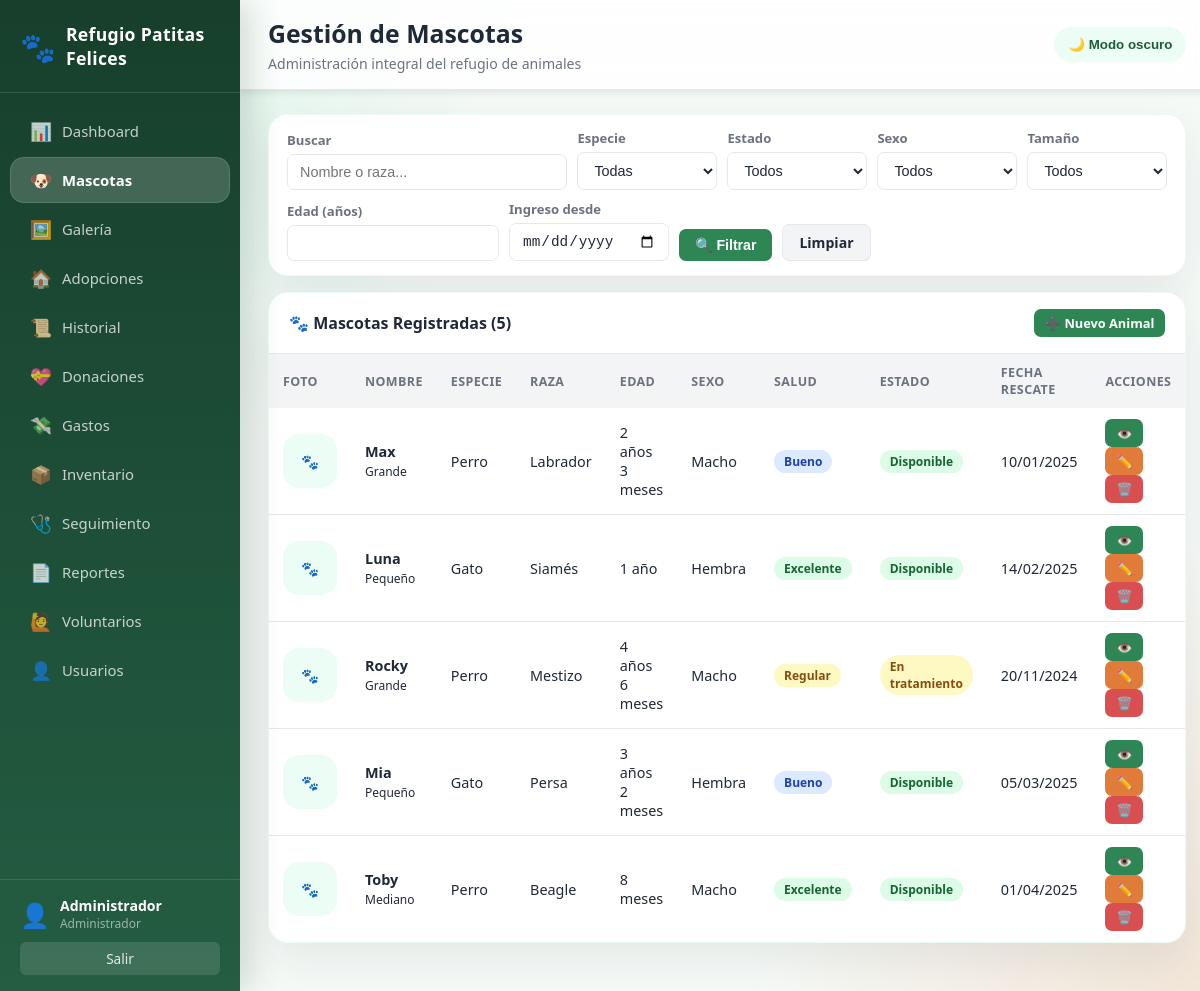
Screenshot of /pages/animales.php (signed in) with the database file from the repository.
### tables this page shows
CREATE TABLE animales (
    id INT AUTO_INCREMENT PRIMARY KEY,
    nombre VARCHAR(100) NOT NULL,
    especie ENUM('perro','gato','ave','conejo','otro') NOT NULL,
    raza VARCHAR(100),
    edad_años TINYINT UNSIGNED DEFAULT 0,
    edad_meses TINYINT UNSIGNED DEFAULT 0,
    tamanio ENUM('pequeño','mediano','grande','gigante') DEFAULT 'mediano',
    sexo ENUM('macho','hembra') NOT NULL,
    peso DECIMAL(5,2),
    color VARCHAR(80),
    estado_salud ENUM('excelente','bueno','regular','critico') NOT NULL DEFAULT 'bueno',
    vacunacion_estado ENUM('completa','parcial','pendiente','desconocida') DEFAULT 'pendiente',
    esterilizacion_estado ENUM('esterilizado','no_esterilizado','pendiente','desconocido') DEFAULT 'pendiente',
    fecha_rescate DATE NOT NULL,
    fecha_ingreso DATE DEFAULT NULL,
    lugar_rescate VARCHAR(200),
    estado ENUM('disponible','adoptado','en_tratamiento','reservado') DEFAULT 'disponible',
    foto VARCHAR(255) DEFAULT NULL,
    personalidad TEXT,
    historia_rescate TEXT,
    observaciones TEXT,
    observaciones_adicionales TEXT,
    creado_en TIMESTAMP DEFAULT CURRENT_TIMESTAMP
);

### includes/config.php (called while the page is built, shortened)
<?php
function e($str) {
    return htmlspecialchars((string)($str ?? ''), ENT_QUOTES, 'UTF-8');
}
function edadAnimal($animal) {
    $anios = (int)($animal['edad_años'] ?? 0);
    $meses = (int)($animal['edad_meses'] ?? 0);
    $partes = [];
    if ($anios > 0) {
        $partes[] = $anios . ' año' . ($anios === 1 ? '' : 's');
    }
    if ($meses > 0) {
        $partes[] = $meses . ' mes' . ($meses === 1 ? '' : 'es');
    }
    return $partes ? implode(' ', $partes) : 'Sin edad';
}

### pages/animales.php (the view, shortened to what this page needs)
<?php
require_once '../includes/config.php';
$pdo = conectar();
$accion = $_GET['accion'] ?? 'listar';
$animal = [];
$fotos = [];
include '../includes/header.php';
if ($accion === 'ver' && $animal):
?>
<div class="pet-detail">
    <div class="pet-detail-photo">
        <?php if (!empty($animal['foto'])): ?>
        <img src="<?= e(publicPath($animal['foto'])) ?>" alt="<?= e($animal['nombre']) ?>">
        <?php else: ?>
        <div class="pet-placeholder">🐾</div>
        <?php endif; ?>
    </div>
    <div class="pet-detail-info">
        <span class="badge badge-verde"><?= ucfirst(str_replace('_',' ', e($animal['estado']))) ?></span>
        <h2><?= e($animal['nombre']) ?></h2>
        <p><?= ucfirst(e($animal['especie'])) ?> · <?= e($animal['raza'] ?: 'Sin raza') ?> · <?= edadAnimal($animal) ?></p>
        <div class="detail-grid">
            <div><strong>Sexo:</strong> <?= ucfirst(e($animal['sexo'])) ?></div>
            <div><strong>Tamaño:</strong> <?= ucfirst(e($animal['tamanio'] ?? 'mediano')) ?></div>
            <div><strong>Peso:</strong> <?= e($animal['peso']) ?> kg</div>
            <div><strong>Color:</strong> <?= e($animal['color']) ?></div>
            <div><strong>Salud:</strong> <?= ucfirst(e($animal['estado_salud'])) ?></div>
            <div><strong>Vacunas:</strong> <?= ucfirst(e($animal['vacunacion_estado'] ?? 'pendiente')) ?></div>
            <div><strong>Esterilización:</strong> <?= ucfirst(str_replace('_',' ', e($animal['esterilizacion_estado'] ?? 'pendiente'))) ?></div>
            <div><strong>Ingreso:</strong> <?= fechaLatina($animal['fecha_ingreso'] ?? $animal['fecha_rescate']) ?></div>
        </div>
        <h3>Personalidad</h3>
        <p><?= nl2br(e($animal['personalidad'] ?? 'Sin información registrada.')) ?></p>
        <h3>Historia del rescate</h3>
        <p><?= nl2br(e($animal['historia_rescate'] ?? $animal['observaciones'] ?? 'Sin historia registrada.')) ?></p>
        <div class="form-actions">
            <?php if ($animal['estado'] === 'disponible'): ?>
            <a href="adopciones.php?accion=nueva&animal_id=<?= $animal['id'] ?>" class="btn btn-primary">🏠 Iniciar adopción</a>
            <?php endif; ?>
            <a href="animales.php?accion=editar&id=<?= $animal['id'] ?>" class="btn btn-warning">✏️ Editar ficha</a>
            <a href="animales.php" class="btn btn-secondary">Volver</a>
        </div>
    </div>
</div>
<?php if ($fotos): ?>
<div class="card">
    <div class="card-header"><h2>🖼️ Fotografías adicionales</h2></div>
    <div class="gallery-strip">
        <?php foreach ($fotos as $foto): ?>
        <img src="<?= e(publicPath($foto['ruta'])) ?>" alt="Foto adicional">
        <?php endforeach; ?>
    </div>
</div>
<?php endif; ?>
<?php
else:
$buscar  = trim($_GET['buscar'] ?? '');
$edad    = $_GET['edad'] ?? '';
$fecha_desde = $_GET['fecha_desde'] ?? '';
$where  = "WHERE 1=1";
$params = [];
$stmtCount = $pdo->prepare("SELECT COUNT(*) FROM animales $where");
$stmtCount->execute($params);
$total = $stmtCount->fetchColumn();
$pagina  = max(1, (int)($_GET['pag'] ?? 1));
$limit   = 10;
$offset  = ($pagina - 1) * $limit;
$stmt = $pdo->prepare("SELECT * FROM animales $where ORDER BY creado_en DESC LIMIT $limit OFFSET $offset");
$stmt->execute($params);
$animales = $stmt->fetchAll();
?>
<div class="card" style="margin-bottom:16px;">
    <div style="padding:14px 18px;">
        <form method="GET" style="display:flex; gap:10px; flex-wrap:wrap; align-items:flex-end;">
            <div class="form-group" style="flex:1; min-width:180px; margin:0;">
                <label>Buscar</label>
                <input type="text" name="buscar" placeholder="Nombre o raza..." value="<?= e($buscar) ?>">
            </div>
            <div class="form-group" style="min-width:140px; margin:0;">
                <label>Especie</label>
                <select name="especie">
                    <option value="">Todas</option>
                </select>
            </div>
            <div class="form-group" style="min-width:140px; margin:0;">
                <label>Estado</label>
                <select name="estado">
                    <option value="">Todos</option>
                </select>
            </div>
            <div class="form-group" style="min-width:140px; margin:0;">
                <label>Sexo</label>
                <select name="sexo">
                    <option value="">Todos</option>
                </select>
            </div>
            <div class="form-group" style="min-width:140px; margin:0;">
                <label>Tamaño</label>
                <select name="tamanio">
                    <option value="">Todos</option>
                </select>
            </div>
            <div class="form-group" style="min-width:120px; margin:0;">
                <label>Edad (años)</label>
                <input type="number" name="edad" min="0" value="<?= e($edad) ?>">
            </div>
            <div class="form-group" style="min-width:160px; margin:0;">
                <label>Ingreso desde</label>
                <input type="date" name="fecha_desde" value="<?= e($fecha_desde) ?>">
            </div>
            <button type="submit" class="btn btn-primary">🔍 Filtrar</button>
            <a href="animales.php" class="btn btn-secondary">Limpiar</a>
        </form>
    </div>
</div>
<div class="card">
    <div class="card-header">
        <h2>🐾 Mascotas Registradas (<?= $total ?>)</h2>
        <a href="animales.php?accion=nuevo" class="btn btn-primary btn-sm">➕ Nuevo Animal</a>
    </div>
    <div class="table-wrap">
        <table>
            <thead>
                <tr>
                    <th>Foto</th><th>Nombre</th><th>Especie</th><th>Raza</th>
                    <th>Edad</th><th>Sexo</th><th>Salud</th><th>Estado</th>
                    <th>Fecha Rescate</th><th>Acciones</th>
                </tr>
            </thead>
            <tbody>
            <?php foreach ($animales as $a):
                $badgeSalud = ['excelente'=>'badge-verde','bueno'=>'badge-azul','regular'=>'badge-amarillo','critico'=>'badge-rojo'];
                $badgeEst   = ['disponible'=>'badge-verde','adoptado'=>'badge-azul','en_tratamiento'=>'badge-amarillo','reservado'=>'badge-gris'];
            ?>
            <tr>
                <td>
                    <?php if (!empty($a['foto'])): ?>
                    <img src="<?= e(publicPath($a['foto'])) ?>" class="table-img" alt="<?= e($a['nombre']) ?>">
                    <?php else: ?>
                    <span class="table-placeholder">🐾</span>
                    <?php endif; ?>
                </td>
                <td><strong><?= e($a['nombre']) ?></strong><br><small><?= ucfirst(e($a['tamanio'] ?? 'mediano')) ?></small></td>
                <td><?= ucfirst(e($a['especie'])) ?></td>
                <td><?= e($a['raza']) ?: '-' ?></td>
                <td><?= edadAnimal($a) ?></td>
                <td><?= ucfirst(e($a['sexo'])) ?></td>
                <td><span class="badge <?= $badgeSalud[$a['estado_salud']] ?? 'badge-gris' ?>"><?= ucfirst(e($a['estado_salud'])) ?></span></td>
                <td><span class="badge <?= $badgeEst[$a['estado']] ?? 'badge-gris' ?>"><?= ucfirst(str_replace('_',' ',$a['estado'])) ?></span></td>
                <td><?= date('d/m/Y', strtotime($a['fecha_rescate'])) ?></td>
                <td>
                    <a href="animales.php?accion=ver&id=<?= $a['id'] ?>" class="btn btn-primary btn-sm">👁️</a>
                    <a href="animales.php?accion=editar&id=<?= $a['id'] ?>" class="btn btn-warning btn-sm" title="Editar">✏️</a>
                    <a href="animales.php?accion=eliminar&id=<?= $a['id'] ?>"
                       class="btn btn-danger btn-sm"
                       onclick="return confirm('¿Eliminar este animal?')" title="Eliminar">🗑️</a>
                </td>
            </tr>
            <?php endforeach; ?>
            </tbody>
        </table>
    </div>
</div>
<?php endif; ?>
<?php include '../includes/footer.php'; ?>

### css/style.css (style rules this page uses)
*, *::before, *::after { box-sizing: border-box; margin: 0; padding: 0; }
:root { --verde: #2d8653; --verde-light:#e8f5ee; --verde-dark: #1e5c38; --naranja: #e07b39; --azul: #3a7bd5; --rojo: #d94f4f; --gris: #6b7280; --gris-light: #f3f4f6; --blanco: #ffffff; --texto: #1f2937; --borde: #e5e7eb; --sombra: 0 2px 8px rgba(0,0,0,.10); --sidebar-w: 240px; }
body { font-family: 'Segoe UI', system-ui, sans-serif; background: var(--gris-light); color: var(--texto); display: flex; min-height: 100vh; }
.card { background: var(--blanco); border-radius: 10px; box-shadow: var(--sombra); overflow: hidden; margin-bottom: 24px; }
.card-header { display: flex; align-items: center; justify-content: space-between; padding: 16px 20px; border-bottom: 1px solid var(--borde); }
.card-header h2 { font-size: 1rem; font-weight: 700; }
.table-wrap { overflow-x: auto; }
table { width: 100%; border-collapse: collapse; font-size: .9rem; }
thead { background: var(--gris-light); }
th { padding: 10px 14px; text-align: left; font-size: .78rem; text-transform: uppercase; color: var(--gris); letter-spacing: .4px; }
td { padding: 11px 14px; border-bottom: 1px solid var(--borde); vertical-align: middle; }
tr:last-child td { border-bottom: none; }
.badge { display: inline-block; padding: 3px 10px; border-radius: 20px; font-size: .75rem; font-weight: 600; }
.badge-verde { background: #dcfce7; color: #166534; }
.badge-amarillo { background: #fef9c3; color: #854d0e; }
.badge-azul { background: #dbeafe; color: #1e40af; }
.btn { display: inline-flex; align-items: center; gap: 6px; padding: 8px 16px; border-radius: 7px; font-size: .88rem; font-weight: 600; border: none; cursor: pointer; text-decoration: none; transition: opacity .15s, transform .1s; }
.btn-primary { background: var(--verde); color: #fff; }
.btn-secondary { background: var(--gris-light); color: var(--texto); border: 1px solid var(--borde); }
.btn-danger { background: var(--rojo); color: #fff; }
.btn-warning { background: var(--naranja); color: #fff; }
.btn-sm { padding: 5px 11px; font-size: .8rem; }
.form-group { display: flex; flex-direction: column; gap: 5px; }
label { font-size: .82rem; font-weight: 600; color: var(--gris); }
input, select, textarea { padding: 9px 12px; border: 1px solid var(--borde); border-radius: 7px; font-size: .9rem; color: var(--texto); background: var(--blanco); transition: border-color .15s; width: 100%; }
:root { --menta: #9be7c4; --crema: #fff7ed; --lila: #a78bfa; --panel: rgba(255,255,255,.86); --gradiente: linear-gradient(135deg, #164e38 0%, #2d8653 45%, #e07b39 100%); }
body { background: radial-gradient(circle at top left, rgba(155,231,196,.35), transparent 32rem), radial-gradient(circle at bottom right, rgba(224,123,57,.16), transparent 28rem), #f6faf7; }
.card, .form-card, .stat-card { border: 1px solid rgba(34, 197, 94, .08); border-radius: 20px; box-shadow: 0 16px 45px rgba(15, 23, 42, .08); }
.table-placeholder { display: inline-grid; place-items: center; width: 54px; height: 54px; border-radius: 16px; background: #ecfdf5; }

### rows the page displays
animales: nombre "Max", tamanio "Grande", especie "Perro", raza "Labrador", a "2 años 3 meses", sexo "Macho", estado_salud "Bueno", estado "Disponible", fecha_rescate "10/01/2025"
animales: nombre "Luna", tamanio "Pequeño", especie "Gato", raza "Siamés", a "1 año", sexo "Hembra", estado_salud "Excelente", estado "Disponible", fecha_rescate "14/02/2025"
animales: nombre "Rocky", tamanio "Grande", especie "Perro", raza "Mestizo", a "4 años 6 meses", sexo "Macho", estado_salud "Regular", estado "En tratamiento", fecha_rescate "20/11/2024"
animales: nombre "Mia", tamanio "Pequeño", especie "Gato", raza "Persa", a "3 años 2 meses", sexo "Hembra", estado_salud "Bueno", estado "Disponible", fecha_rescate "05/03/2025"
animales: nombre "Toby", tamanio "Mediano", especie "Perro", raza "Beagle", a "8 meses", sexo "Macho", estado_salud "Excelente", estado "Disponible", fecha_rescate "01/04/2025"

### other values shown
SITE_NAME "Refugio Patitas Felices"
$_SESSION['nombre'] "Administrador"
$_SESSION['rol'] "Administrador"
$titulo "Gestión de Mascotas"
$total "5"
